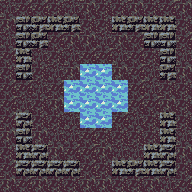

This is a level from a 2D game, rendered from its Tiled map with the project's own tilesets. A one-line summary and the complete map file follow:
An orthogonal 12x12 tile map with 16x16 px tiles, 1 tile layer (tile) and 12 objects.

<map version="1.0" tiledversion="1.1.2" orientation="orthogonal" renderorder="right-down" width="12" height="12" tilewidth="16" tileheight="16" infinite="0" nextobjectid="43">
 <tileset firstgid="1" source="tileset.tsx" />
 <layer name="tile" width="12" height="12">
  <data encoding="csv">
6,8,8,7,6,9,7,7,9,7,8,9,
9,5,4,3,4,7,7,3,4,3,3,7,
6,5,4,8,9,9,6,9,8,5,5,8,
8,3,6,7,6,8,8,6,8,7,5,6,
7,5,7,6,9,14,14,9,8,6,4,9,
8,8,6,8,14,14,14,14,8,6,7,7,
8,6,7,9,14,14,14,14,8,8,9,7,
8,2,7,7,6,14,14,8,6,7,3,7,
9,5,9,6,6,8,7,7,7,7,3,6,
7,3,2,9,8,8,9,6,6,3,2,9,
8,2,2,2,2,8,7,3,4,3,2,7,
9,8,9,7,7,9,9,7,7,9,6,8
</data>
 </layer>
 <objectgroup name="furniture">
  <object id="31" gid="52" x="64" y="80" width="16" height="16" />
  <object id="32" gid="52" x="64" y="128" width="16" height="16" />
  <object id="33" gid="52" x="112" y="128" width="16" height="16" />
  <object id="34" gid="52" x="112" y="80" width="16" height="16" />
  <object id="35" gid="69" x="48" y="48" width="16" height="16" />
  <object id="36" gid="69" x="32" y="64" width="16" height="16" />
  <object id="37" gid="69" x="32" y="144" width="16" height="16" />
  <object id="38" gid="69" x="48" y="160" width="16" height="16" />
  <object id="39" gid="69" x="128" y="160" width="16" height="16" />
  <object id="40" gid="69" x="144" y="144" width="16" height="16" />
  <object id="41" gid="69" x="144" y="64" width="16" height="16" />
  <object id="42" gid="69" x="128" y="48" width="16" height="16" />
 </objectgroup>
 <objectgroup name="description" />
</map>
